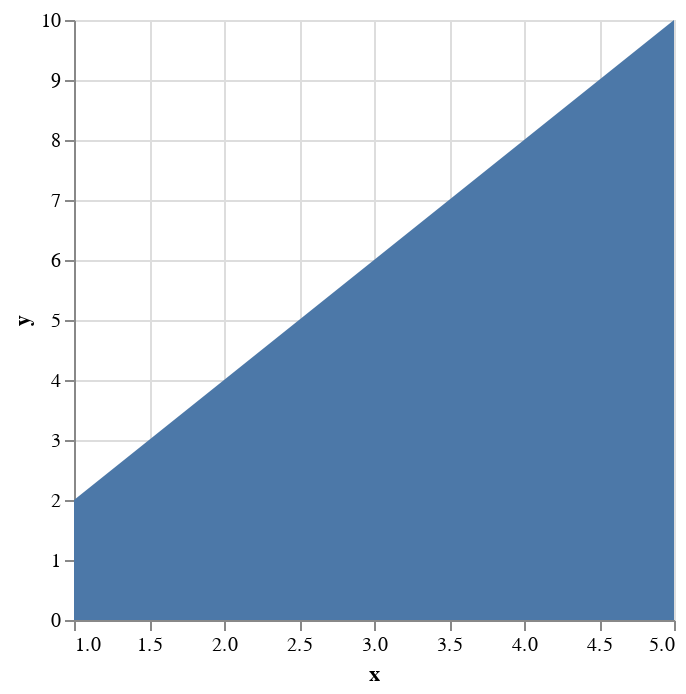

The notebook cell this image was saved under:
### Code cell
data = pd.DataFrame({
    'x': [1, 2, 3, 4, 5],
    'y': [2, 4, 6, 8, 10]
})

chart = alt.Chart(data).mark_area().encode(
    x='x',
    y='y'
)

chart

### Figure 1 — Vega-Lite specification as saved in the notebook (floating-point values rounded to 4 significant figures)
{"config": {"view": {"continuousWidth": 300, "continuousHeight": 300}}, "data": {"name": "data-4159737ac45a13c822387d6595911db8"}, "mark": {"type": "area"}, "encoding": {"x": {"field": "x", "type": "quantitative"}, "y": {"field": "y", "type": "quantitative"}}, "$schema": "https://vega.github.io/schema/vega-lite/v5.8.0.json", "datasets": {"data-4159737ac45a13c822387d6595911db8": [{"x": 1, "y": 2}, {"x": 2, "y": 4}, {"x": 3, "y": 6}, {"x": 4, "y": 8}, {"x": 5, "y": 10}]}}
